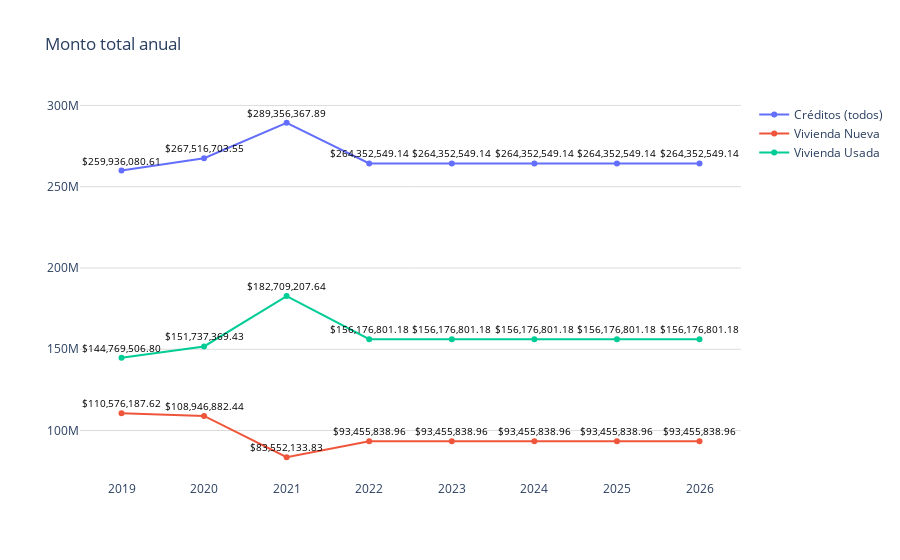

Notebook source saved alongside this figure:
### Code cell
import plotly.graph_objects as go
import os
import plotly.io as pio
import locale

# Configurar el locale para formatear los números como moneda
locale.setlocale(locale.LC_ALL, '')

# Datos
trimestres = nuevo_df['trimestres']
modalidades = nuevo_df['modalidades']
montos = nuevo_df['montos']

fig = go.Figure()

# Agregar líneas para cada modalidad
for modalidad in modalidades.unique():
    df_modalidad = nuevo_df[nuevo_df['modalidades'] == modalidad]
    fig.add_trace(go.Scatter(
        x=df_modalidad['trimestres'],
        y=df_modalidad['montos'],
        mode='markers+lines',
        name=modalidad
    ))

fig.update_layout(
    title='Monto total anual',
    yaxis=dict(gridcolor='#dddcda'),
    plot_bgcolor='rgba(0,0,0,0)',  # Color de fondo del gráfico
)

# Agregar etiquetas de texto a los puntos
for trace in fig.data:
    df_modalidad = nuevo_df[nuevo_df['modalidades'] == trace.name]
    for i, point in enumerate(trace.y):
        # Formatear el valor del monto como una cadena en formato de precio
        monto_formateado = locale.currency(df_modalidad.iloc[i]["montos"], grouping=True)
        fig.add_annotation(
            x=trace.x[i], 
            y=point, 
            text=f'{monto_formateado}', 
            showarrow=False,
            font=dict(color='black', size=10),
            yshift=10
        )


# Exportar gráfica como archivo HTML
def guardar_grafico_como_html(fig, nombre_archivo, carpeta='assets/graficas'):
    # Crear la carpeta si no existe
    if not os.path.exists(carpeta):
        os.makedirs(carpeta)
    # Guardar la gráfica como archivo HTML en la carpeta especificada
    pio.write_html(fig, os.path.join(carpeta, f'{nombre_archivo}.html'))

# Exportar
guardar_grafico_como_html(fig, 'g_scatt_forecast_creditgral_total_direct', carpeta='assets/graficas')
fig.show()

### Figure 1 — Plotly figure (JSON) as saved in the notebook; plotly's stock layout.template omitted (floating-point values rounded to 4 significant figures)
{"data": [{"mode": "markers+lines", "name": "Créditos (todos)", "type": "scatter", "x": [2019, 2020, 2021, 2022, 2023, 2024, 2025, 2026], "y": [259900000.0, 267500000.0, 289400000.0, 264400000.0, 264400000.0, 264400000.0, 264400000.0, 264400000.0]}, {"mode": "markers+lines", "name": "Vivienda Nueva", "type": "scatter", "x": [2019, 2020, 2021, 2022, 2023, 2024, 2025, 2026], "y": [110600000.0, 108900000.0, 83550000.0, 93460000.0, 93460000.0, 93460000.0, 93460000.0, 93460000.0]}, {"mode": "markers+lines", "name": "Vivienda Usada", "type": "scatter", "x": [2019, 2020, 2021, 2022, 2023, 2024, 2025, 2026], "y": [144800000.0, 151700000.0, 182700000.0, 156200000.0, 156200000.0, 156200000.0, 156200000.0, 156200000.0]}], "layout": {"annotations": [{"font": {"color": "black", "size": 10}, "showarrow": false, "text": "$259,936,080.61", "x": 2019, "y": 259900000.0, "yshift": 10}, {"font": {"color": "black", "size": 10}, "showarrow": false, "text": "$267,516,703.55", "x": 2020, "y": 267500000.0, "yshift": 10}, {"font": {"color": "black", "size": 10}, "showarrow": false, "text": "$289,356,367.89", "x": 2021, "y": 289400000.0, "yshift": 10}, {"font": {"color": "black", "size": 10}, "showarrow": false, "text": "$264,352,549.14", "x": 2022, "y": 264400000.0, "yshift": 10}, {"font": {"color": "black", "size": 10}, "showarrow": false, "text": "$264,352,549.14", "x": 2023, "y": 264400000.0, "yshift": 10}, {"font": {"color": "black", "size": 10}, "showarrow": false, "text": "$264,352,549.14", "x": 2024, "y": 264400000.0, "yshift": 10}, {"font": {"color": "black", "size": 10}, "showarrow": false, "text": "$264,352,549.14", "x": 2025, "y": 264400000.0, "yshift": 10}, {"font": {"color": "black", "size": 10}, "showarrow": false, "text": "$264,352,549.14", "x": 2026, "y": 264400000.0, "yshift": 10}, {"font": {"color": "black", "size": 10}, "showarrow": false, "text": "$110,576,187.62", "x": 2019, "y": 110600000.0, "yshift": 10}, {"font": {"color": "black", "size": 10}, "showarrow": false, "text": "$108,946,882.44", "x": 2020, "y": 108900000.0, "yshift": 10}, {"font": {"color": "black", "size": 10}, "showarrow": false, "text": "$83,552,133.83", "x": 2021, "y": 83550000.0, "yshift": 10}, {"font": {"color": "black", "size": 10}, "showarrow": false, "text": "$93,455,838.96", "x": 2022, "y": 93460000.0, "yshift": 10}, {"font": {"color": "black", "size": 10}, "showarrow": false, "text": "$93,455,838.96", "x": 2023, "y": 93460000.0, "yshift": 10}, {"font": {"color": "black", "size": 10}, "showarrow": false, "text": "$93,455,838.96", "x": 2024, "y": 93460000.0, "yshift": 10}, {"font": {"color": "black", "size": 10}, "showarrow": false, "text": "$93,455,838.96", "x": 2025, "y": 93460000.0, "yshift": 10}, {"font": {"color": "black", "size": 10}, "showarrow": false, "text": "$93,455,838.96", "x": 2026, "y": 93460000.0, "yshift": 10}, {"font": {"color": "black", "size": 10}, "showarrow": false, "text": "$144,769,506.80", "x": 2019, "y": 144800000.0, "yshift": 10}, {"font": {"color": "black", "size": 10}, "showarrow": false, "text": "$151,737,369.43", "x": 2020, "y": 151700000.0, "yshift": 10}, {"font": {"color": "black", "size": 10}, "showarrow": false, "text": "$182,709,207.64", "x": 2021, "y": 182700000.0, "yshift": 10}, {"font": {"color": "black", "size": 10}, "showarrow": false, "text": "$156,176,801.18", "x": 2022, "y": 156200000.0, "yshift": 10}, {"font": {"color": "black", "size": 10}, "showarrow": false, "text": "$156,176,801.18", "x": 2023, "y": 156200000.0, "yshift": 10}, {"font": {"color": "black", "size": 10}, "showarrow": false, "text": "$156,176,801.18", "x": 2024, "y": 156200000.0, "yshift": 10}, {"font": {"color": "black", "size": 10}, "showarrow": false, "text": "$156,176,801.18", "x": 2025, "y": 156200000.0, "yshift": 10}, {"font": {"color": "black", "size": 10}, "showarrow": false, "text": "$156,176,801.18", "x": 2026, "y": 156200000.0, "yshift": 10}], "plot_bgcolor": "rgba(0,0,0,0)", "title": {"text": "Monto total anual"}, "yaxis": {"gridcolor": "#dddcda"}}}
